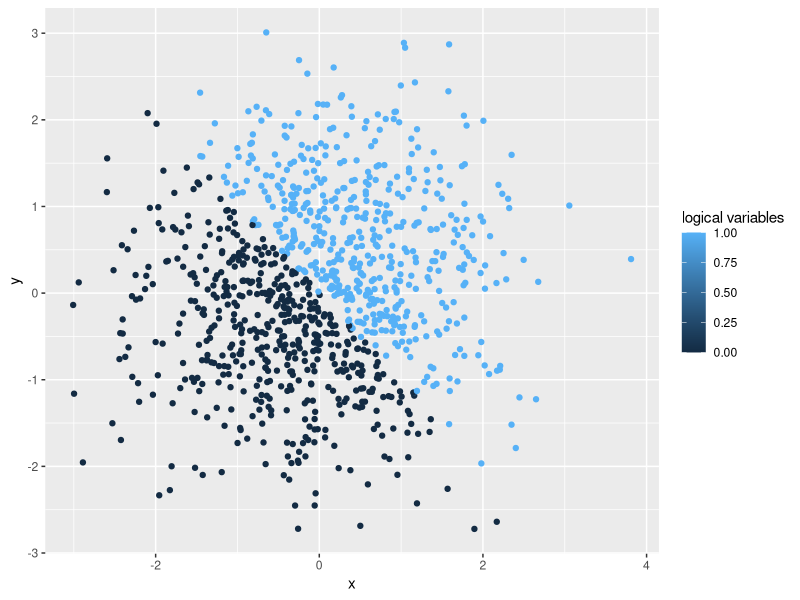
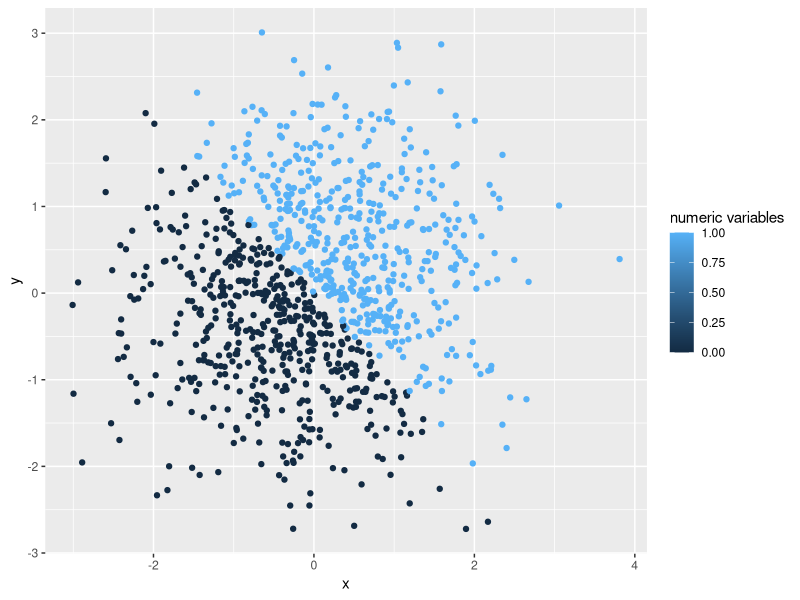
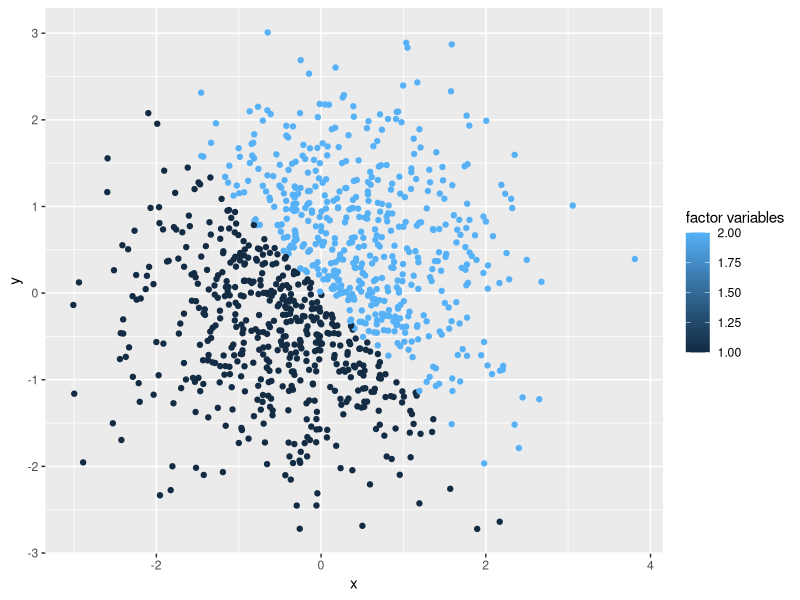

The R source for these figures, in order:
## ---- chunk 1
set.seed(1)
random_sample = runif(10,0,5)
logic_random_sample = random_sample > 2
char_vec = unlist(strsplit("mynameisYL",""))
fac_char_vec = factor(char_vec, labels = c(1:9))

first_data = cbind(random_sample,logic_random_sample,char_vec,fac_char_vec)
mean_first_data = colMeans(apply(first_data,2,as.numeric))
print(mean_first_data)
## ---- chunk 2
set.seed(1)
x = rnorm(1000)

set.seed(2)
y = rnorm(1000)

logi_xy = (x + y > 0)
num_logi_xy = as.numeric(logi_xy)
fac_num_logi = as.factor(num_logi_xy)

second_data = cbind(x, y , logi_xy , num_logi_xy , fac_num_logi)
## ---- chunk 3
library(ggplot2)
ggplot(data.frame(second_data), aes(x = x, y = y, color = logi_xy)) + geom_point() + labs(color = "logical variables")  
ggplot(data.frame(second_data), aes(x = x, y = y, color = num_logi_xy)) + geom_point() + labs(color = "numeric variables")  
ggplot(data.frame(second_data), aes(x = x, y = y, color = fac_num_logi)) + geom_point() + labs(color = "factor variables")  
